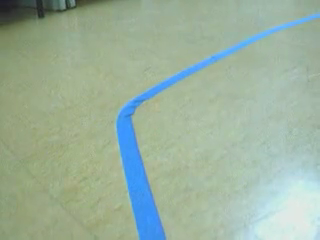
#> input picture segmentacion/imagenes/linea2.png, 320 x 240 px, found by its file name
$ python test.py   (older library calls are emulated)
#> lines starting #> are read from the running program, lines starting #| are printed output that depends on the picture; after the words box and inside, x2 and y2 are one past the last pixel; in counts of white or black regions, pixels touching at a corner belong together
### reconocimiento/codigo/clasificador.py
import numpy as np
import cv2
import parametros
#from scipy.spatial import distance_matrix
def distance_matrix (x,y):
    return -2*np.dot (x,y.T) + np.sum (y**2,axis=1)# + np.sum (x**2,axis=1)
class Clasificador:
    def __init__(self):
        self.c_marca = parametros.c_marca
        self.c_fondo = parametros.c_fondo
        self.c_linea = parametros.c_linea
        self.centroids = np.array([self.c_marca,self.c_fondo,self.c_linea])
        self.W = np.c_[np.apply_along_axis(lambda zi: zi.dot(zi)/-2,1,self.centroids),self.centroids]
    def classif_px (self,px):
        x = np.insert (px,0,1,axis=1)
        return np.argmax(x.dot (self.centroids.T))

    def classif_img(self,bgr):
        '''Devuelve una matriz con los valores 0,1 o 2 para cada pixel (marca,fondo,linea)'''
        imrgb = cv2.cvtColor(bgr,cv2.COLOR_BGR2RGB)
        im =imrgb
        imn = np.rollaxis((np.rollaxis(im,2)+0.0)/np.sum(im,2),0,3)[:,:,:2]
        x,y,z = imn.shape
        imr = np.reshape (imn,(-1,z))
        # cats = np.apply_along_axis (self.classif_px,1,imr)
        d = self.distance_matrix (imr,self.centroids)
        #cats = np.argmin (d,axis=1)
        cats = np.argmax(d,axis=1)
        res = np.reshape (cats,(x,y))
        return res
    def distance_matrix (self,x,y):
        #return -2*np.dot (x,y.T) + np.sum (y**2,axis=1)# + np.sum (x**2,axis=1)
        X = np.insert(x,0,1,axis=1)
        return X.dot(self.W.T)

### reconocimiento/codigo/analisis.py
#coding: utf-8
import cv2
import numpy as np
import time

LINEA_RECTA = 0
CURVA_DERECHA = 1
CURVA_IZQUIERDA = 2
DOS_SALIDAS = 3
TRES_SALIDAS= 4


def in_border (img):
    #np.savetxt ("img.txt",img)
    #st = time.time()
    mask = np.zeros (img.shape)
    mask [1:-1,1:-1]=1
    mask = mask.astype (bool)
    img [mask] = 0
    #print(time.time()-st)
    return np.array (np.where (img == 1))

def chull_area(chull):
    x = chull[:,0,0]
    y = chull[:,0,1]
    return carea(x,y)

def carea(x,y):
    return 0.5*np.abs(np.dot(x,np.roll(y,1))-np.dot(y,np.roll(x,1)))

def en_borde(cont,shape):
    x,y = shape
    return np.any(cont[:,0,:] == 0) or np.any(cont[:,0,0] == y-1) or np.any(cont[:,0,1] == x-1)

# [40 lines left out: function limpiar_img, not called in this run]


def tipo_linea(img):
    """
    img: imagen binaria en la que los 1 son pixeles de linea y los 0 de otra cosa

    """
    thres = 0.2 # Porcentaje de cierre convexo que no es linea para considerar linea recta
    #img = limpiar_img(img)

    #paleta = np.array([[0,0,0],[255,255,255],[0,0,255],[0,0,0]],dtype=np.uint8)
    #cv2.imshow("Imagen limpiada",cv2.cvtColor(paleta[img],cv2.COLOR_RGB2BGR))

    # Contamos los contornos de no linea: Si hay más de dos, hay más de una salida


    conts, hier = cv2.findContours((img == 0).astype(np.uint8)*255,cv2.RETR_LIST,cv2.CHAIN_APPROX_NONE)
    n_conts = 0
    for cont in conts:
        if cv2.contourArea (cont) > 100: # 10*10
            n_conts +=1
    if n_conts == 4:

        return TRES_SALIDAS
    if n_conts == 3:
        return DOS_SALIDAS
    conts, hier = cv2.findContours((img == 1).astype(np.uint8)*255,cv2.RETR_LIST,cv2.CHAIN_APPROX_NONE)

    if len (conts) == 0:
        return None
    #suponemos que la linea es el contorno con la mayor area
    line =conts[0]
    area = cv2.contourArea(line)
    for cont in conts:
        new_area = cv2.contourArea(cont)
        if new_area > area:
            line = cont
            area = new_area

    chull = cv2.convexHull(line)


    # Si el contorno y el chull tienen más o menos (+- 5%)la misma área,podemos considerar que es una linea recta
    charea = chull_area(chull)
    if area > charea * (1-thres) and area < charea*(1+thres):
        return LINEA_RECTA
    # La linea es curva
    # Para averiguar hacia donde gira, comparamos la cantidad de pixeles de linea en las dos mitades
    # de la imagen
    medio = int(img.shape[1]/2)
    derecha = img[:,medio:]
    izquierda = img[:,:medio]
    if np.size(derecha[derecha == 1]) > np.size(izquierda[izquierda == 1]):
        # hay mas linea a la derecha que a la izquierda -> gira a la derecha
        return CURVA_DERECHA
    return CURVA_IZQUIERDA


# [48 lines left out: function direccion_flecha, not called in this run]

def entrada_salida (img,anterior_entrada=None):
    linea = (img == 2).astype (np.uint8)
    flecha = (img == 0).astype (np.uint8)
    h,w = linea.shape
    # Suponemos que está cerca del centro
    if anterior_entrada is None:
        anterior_entrada = np.array ((h,w/2))

    bordes = in_border (linea).T
    distancias = np.sum((bordes - anterior_entrada)**2, axis=1)
    if np.size (distancias)> 0:
        cercano = np.argmin (distancias)
        entrada = bordes [cercano]
    else:
        entrada = (0,0)
    salida = (0,0)

    # buscar la salida
    tipo =tipo_linea (linea)
    if tipo is None:
        return (0,0),(0,0)
    if tipo < DOS_SALIDAS:      # es una sola linea
        # La salida tiene que estar separada de la entrada
        lejano = np.argmax (distancias)
        salida = bordes [lejano]
    else: # debería haber una flecha
        if np.any (flecha==1):
            p1,p2,m,c = direccion_flecha (flecha)
            xo = 0
            yo = 0
            if p1 [0] < p2 [0]:
                # sentido positivo en las x -> buscamos el final
                xo = w
            elif p1 [0] == p2 [0]:
                #vertical, usamos la misma x
                xo = p1 [0]


            if p1 [1] < p2 [1]:
                # sentido positivo en las y -> buscamos el final
                yo=h
            elif p1 [1] == p2 [1]:
                #horizontal, usamos la misma y
                yo = p1 [1]
            #calculamos por donde sale la recta
            y = m*xo + c
            if y >= h or y < 0:
                xo = (yo-c)/m
            else:
                yo = y
            #encontramos el punto mas cercano
            distancias = np.sum((bordes - (yo,xo))**2, axis=1)
            if np.size (distancias)> 0:
                cercano = np.argmin (distancias)
                salida = bordes [cercano]
    return (entrada [1],entrada [0]),(salida [1],salida [0])

### reconocimiento/codigo/test.py
import  cv2
import numpy as np

#import clasif as cl
import clasificador as c
import analisis as a

def test_image(path):

#> called with path = '../imagenes/linea2.png'
    cl = c.Clasificador()

    img = cv2.imread(path)
#> img is the input picture: shape (240, 320, 3); mean B, G, R 157.6, 177.1, 156
    h = img.shape[0]
#> h = 240
    print(path)
    cats =cl.classif_img(img)
#> in classif_img, `imr = np.reshape (imn,(-1,z))`: imr = 76800 pairs, first value 0.115 to 0.366, second value 0.299 to 0.438
#> in classif_img, `res = np.reshape (cats,(x,y))`:
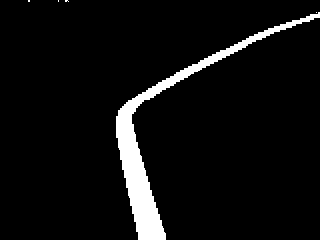
#> res: shape (240, 320) int64; values 1 (black) and 2 (white), 5.9% white; 5 white regions (4 under 20 px), largest, box (x1, y1, x2, y2) and area: (116, 12, 320, 240) 4519

    paleta = np.array([[0,0,0],[255,255,255],[0,0,255],[0,0,0]],dtype=np.uint8)


    f1,f2= a.entrada_salida (cats)
#> in entrada_salida, `flecha = (img == 0).astype (np.uint8)`: flecha: shape (240, 320); every value is 0
#> in in_border, `img [mask] = 0`:
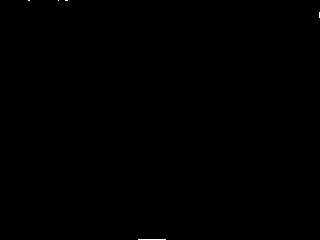
#> img: shape (240, 320); values 0 (black) and 1 (white), 0.05% white in thin lines or dots
#> in entrada_salida, `bordes = in_border (linea).T`: bordes = 40 pairs, first value 0 to 239, second value 28 to 319
#> in entrada_salida, `distancias = np.sum((bordes - anterior_entrada)**2, axis=1)`: distancias = 40 values, max 77265 at index 6, min 1 at index 34, mean 21944.5
#> in entrada_salida, `cercano = np.argmin (distancias)`: cercano = 34
#> in entrada_salida, `entrada = bordes [cercano]`: entrada = [239, 160]
#> in tipo_linea, `conts, hier = cv2.findContours((img == 0).astype(np.uint8)*255,cv2.RET..`: conts = 1 contour; box (x1, y1, x2, y2) and area: (0, 0, 320, 240) 76201
#> the loop in tipo_linea, `for cont in conts:` made 1 pass
#> n_conts on pass 1: 1
#> after the loop in tipo_linea, `for cont in conts:`: n_conts = 1
#> in tipo_linea, `conts, hier = cv2.findContours((img == 1).astype(np.uint8)*255,cv2.RET..`: conts = 5 contours, all with area under 20
#> in tipo_linea, `line =conts[0]`: line = contour of 54 points, box (x1, y1, x2, y2) (138, 239, 166, 240), area 0
#> in tipo_linea, `area = cv2.contourArea(line)`: area = 0
#> the loop in tipo_linea, `for cont in conts:` made 5 passes
#> cont on passes 3 to 5: [[65, 0], [66, 0], [67, 0], [66, 0]], [[58, 0]], [[28, 0], [29, 0]]
#> in tipo_linea, `chull = cv2.convexHull(line)`: chull = [[165, 239], [138, 239]]
#> in chull_area, `x = chull[:,0,0]`: x = [165, 138]
#> in chull_area, `y = chull[:,0,1]`: y = [239, 239]
#> in tipo_linea, `charea = chull_area(chull)`: charea = 0
#> in tipo_linea, `derecha = img[:,medio:]`:
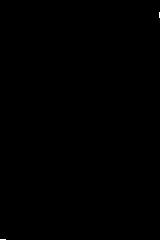
#> derecha: shape (240, 160); values 0 (black) and 1 (white), 0.03% white in thin lines or dots
#> in tipo_linea, `izquierda = img[:,:medio]`: izquierda: shape (240, 160); values 0 (black) and 1 (white), 0.07% white in thin lines or dots, all inside (x1, y1, x2, y2) = (28, 0, 160, 240)
#> in entrada_salida, `tipo =tipo_linea (linea)`: tipo = 2
#> in entrada_salida, `lejano = np.argmax (distancias)`: lejano = 6
#> in entrada_salida, `salida = bordes [lejano]`: salida = [12, 319]
#> f1 = (160, 239); f2 = (319, 12)
    #cv2.arrowedLine(img ,f1,f2,(0,0,255),4)
    print(f1)
#| (160, 239)
    cv2.circle(img,tuple(f1),3,(0,255,0))
#> img: shape (240, 320, 3)
    cv2.circle(img,tuple(f2),3,(0,0,255))
#> img: shape (240, 320, 3); mean B, G, R 157.6, 177.1, 156

    cv2.imshow(path,img)


base = "../imagenes/"
paths = ["linea2.png"]


for path in paths:
    test_image(base+path)

cv2.waitKey()

$ run again, with segmentacion/imagenes/linea1.png copied over segmentacion/imagenes/linea2.png
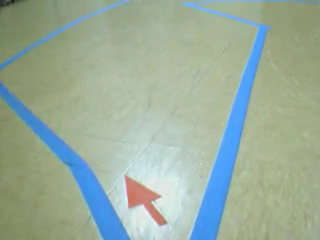
#> input picture segmentacion/imagenes/linea1.png, 320 x 240 px, found by its file name
#> in test_image, img is the input picture: shape (240, 320, 3); mean B, G, R 156.8, 173.6, 154.8
#> imr = 76800 pairs, first value 0.13 to 0.486, second value 0.258 to 0.431
#> in classif_img, `res = np.reshape (cats,(x,y))`:
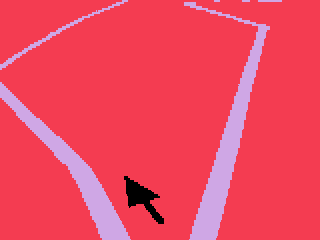
#> res: shape (240, 320) int64; 3 distinct labels, from 0 to 2; one colour per label, 0 black
#> linea: shape (240, 320); values 0 (black) and 1 (white), 10.8% white; 6 white regions (2 under 20 px), largest, box (x1, y1, x2, y2) and area: (184, 2, 270, 240) 4243, (0, 82, 131, 240) 3419, (0, 0, 128, 70) 523, (258, 0, 282, 2) 48
#> in entrada_salida, `flecha = (img == 0).astype (np.uint8)`:
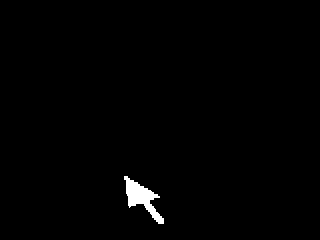
#> flecha: shape (240, 320); values 0 (black) and 1 (white), 0.95% white; 1 white region, box (x1, y1, x2, y2) and area: (124, 176, 164, 224) 731
#> bordes = 122 pairs, first value 0 to 239, second value 0 to 281
#> distancias = 122 values, max 72241 at index 43, min 842 at index 95, mean 33792.3
#> cercano = 95
#> entrada = [239, 189]
#> in tipo_linea, `conts, hier = cv2.findContours((img == 0).astype(np.uint8)*255,cv2.RET..`: conts = 1 contour; box (x1, y1, x2, y2) and area: (0, 0, 320, 240) 76119
#> the loop in tipo_linea, `for cont in conts:` made 1 pass
#> n_conts on pass 1: 1
#> after the loop in tipo_linea, `for cont in conts:`: n_conts = 1
#> in tipo_linea, `conts, hier = cv2.findContours((img == 1).astype(np.uint8)*255,cv2.RET..`: conts = 8 contours, all with area under 20
#> line = contour of 52 points, box (x1, y1, x2, y2) (189, 239, 216, 240), area 0
#> in tipo_linea, `area = cv2.contourArea(line)`: area = 0
#> the loop in tipo_linea, `for cont in conts:` made 8 passes
#> chull = [[215, 239], [189, 239]]
#> in chull_area, `x = chull[:,0,0]`: x = [215, 189]
#> in chull_area, `y = chull[:,0,1]`: y = [239, 239]
#> charea = 0
#> derecha: shape (240, 160); values 0 (black) and 1 (white), 0.17% white in thin lines or dots, all inside (x1, y1, x2, y2) = (29, 0, 122, 240)
#> izquierda: shape (240, 160); values 0 (black) and 1 (white), 0.15% white in thin lines or dots, all inside (x1, y1, x2, y2) = (0, 0, 131, 240)
#> tipo = 1
#> lejano = 43
#> salida = [0, 281]
#> f1 = (189, 239); f2 = (281, 0)
#| (189, 239)
